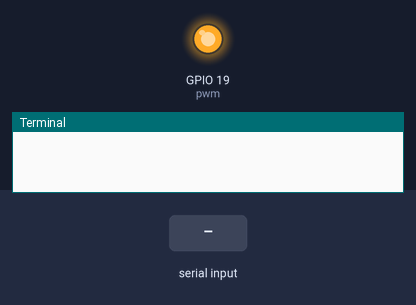
This program was run on a simulated Raspberry Pi (BCM pin numbers). Shown: output pins drawn as LEDs (lit = HIGH), the last lines printed to the terminal. The inputs (shaded band) are chosen by the test bench.

Above: at 1.2 s.
1.3 s: "a" typed at the terminal, then Enter
At 1.7 s:
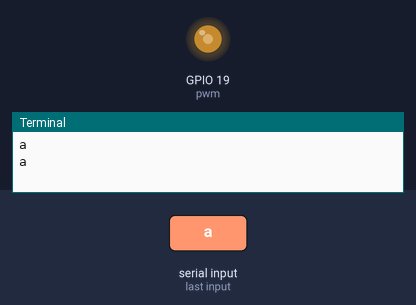
4.3 s: "s" typed at the terminal, then Enter
At 5.55 s:
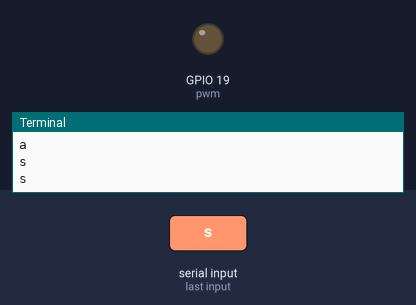
7.3 s: "d" typed at the terminal, then Enter
Timing chart, 0 to 16.3 s (numbered marks = the images above; inputs shaded):
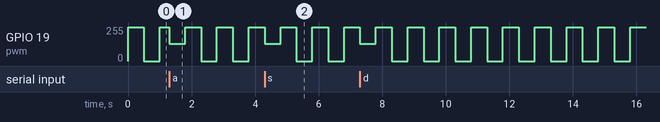

Measured:
- by itself, GPIO 19 (pwm): repeats every 1.0 s: 255/255 0.50 s, 0/255 0.50 s

The program:

3_03.py
```python
import RPi.GPIO as GPIO
import time

GPIO.setmode(GPIO.BCM)

GPIO.setup(19,GPIO.OUT)

pwm=GPIO.PWM(19,1)
pwm.start(50)

try:
    while 1:
        userinput = input()
        print(userinput)

        if userinput == "a":
         pwm.ChangeFrequency(262)
        elif userinput == "s":
         pwm.ChangeFrequency(294)
        elif userinput == "d":
         pwm.ChangeFrequency(330)
        elif userinput == "f":
         pwm.ChangeFrequency(349)
        elif userinput == "g":
         pwm.ChangeFrequency(392)
        elif userinput == "h":
         pwm.ChangeFrequency(440)
        elif userinput == "j":
         pwm.ChangeFrequency(494)
        elif userinput == "k":
         pwm.ChangeFrequency(523)

        time.sleep(0.5)
        pwm.ChangeFrequency(1)

except KeyboardInterrupt:
    pass

pwm.stop()
GPIO.cleanup()
```
